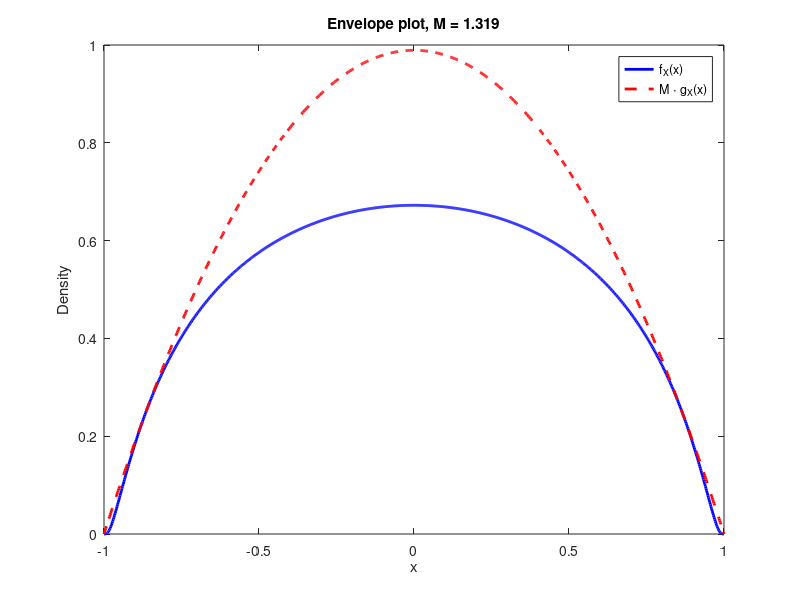
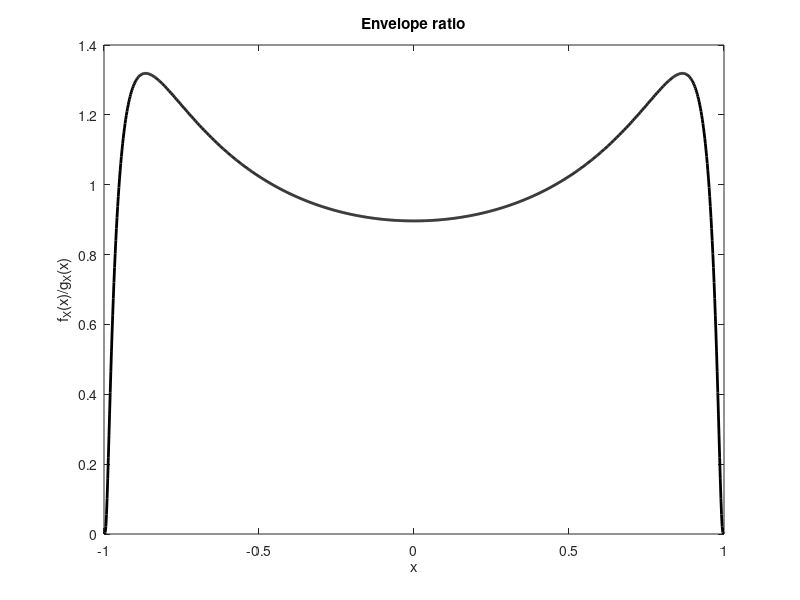

These charts were generated, in order, by the following MATLAB code:
x = linspace(-1,1,1000);
f = exp(-1 ./ sqrt(1 - x.^2));
g = 1 - x.^2;

dx = x(2)-x(1);
K = 1/sum(f*dx);           % numerically estimated normalization for f
L = 1/sum(g*dx);           % L = 0.75
fX = K*f;
gX = L*g;

ratio = fX ./ gX;
M = max(ratio);

figure;
plot(x, fX, 'b', 'LineWidth', 2); hold on;
plot(x, M*gX, 'r--', 'LineWidth', 2);
legend('f_X(x)', 'M \cdot g_X(x)');
xlabel('x'); ylabel('Density');
title(['Envelope plot, M = ', num2str(M)]);
hold off;

% Optionally, plot the ratio as well for completeness:
figure; plot(x, ratio, 'k', 'LineWidth', 2); 
ylabel('f_X(x)/g_X(x)'); xlabel('x');
title('Envelope ratio');

